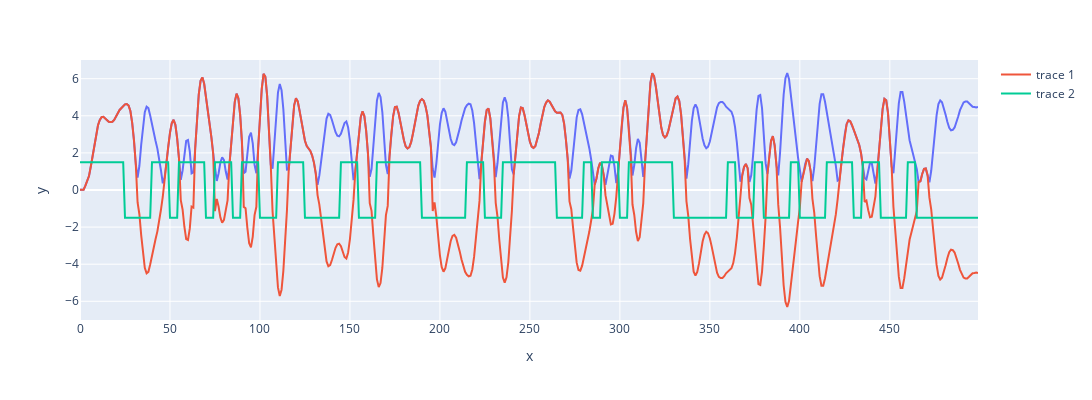

Here is the notebook cell this chart was saved with:
### Markdown cell above
# inicialização

### Code cell
import numpy as np
import pandas as pd
import sympy as sp
import scipy.io as sc 
from sympy import symbols, pprint
import matplotlib.pyplot as plt
import plotly.express as px
import os
import sys

sys.path.append("..")

from structureSelector import *
from methods.utils.utilities import *

def metrics(y, yest):
    residuo1 = y - yest
    mape = round(np.mean(np.abs(residuo1 / (y + np.finfo(np.float64).eps))) * 100, 3)
    print('RMSE:', np.sqrt(np.mean(np.square(residuo1))),'\nMSE:', np.mean(np.square(residuo1)), '\nAET:', np.sum(np.abs(residuo1)), '\nMAPE:', str(mape) + '%')
    #cc = np.corrcoef(y, yest)

mat_content1 = sc.loadmat("../data/DATAPRBS.MAT")

u1 = mat_content1['u2']
z1 = mat_content1['z2']

zc1 = z1.copy()
l1 = np.array([32, 56, 75, 91, 107, 132, 161, 196, 231, 272, 292, 307, 337, 372, 388, 407, 436, 452, 472])
l2 = np.array([47, 64, 83, 99, 116, 153, 172, 223, 241, 286, 299, 314, 368, 382, 401, 422, 443, 466, 500])

for i in range(l1.shape[0]):
    zc1[l1[i]: l2[i]] *= -1

t = np.arange(0, 500, 1)#np.arange(0, 10, 0.02)
fig=px.line(x=t, y=np.squeeze(z1), height=400, width=1300)
fig.add_scatter(x=t, y=np.squeeze(zc1), mode='lines')
fig.add_scatter(x=t, y=np.squeeze(u1), mode='lines')
fig.show()

### Figure 1 — Plotly figure (JSON) as saved in the notebook; plotly's stock layout.template omitted (floating-point values rounded to 4 significant figures; data arrays with more than 128 entries replaced by an {"elided": "..."} marker saying what was removed)
{"data": [{"hovertemplate": "x=%{x}<br>y=%{y}<extra></extra>", "legendgroup": "", "line": {"color": "#636efa", "dash": "solid"}, "marker": {"symbol": "circle"}, "mode": "lines", "name": "", "orientation": "v", "showlegend": false, "type": "scatter", "x": {"elided": "500 int values"}, "xaxis": "x", "y": {"elided": "500 float values"}, "yaxis": "y"}, {"mode": "lines", "type": "scatter", "x": {"elided": "500 int values"}, "y": {"elided": "500 float values"}}, {"mode": "lines", "type": "scatter", "x": {"elided": "500 int values"}, "y": {"elided": "500 float values"}}], "layout": {"height": 400, "legend": {"tracegroupgap": 0}, "margin": {"t": 60}, "width": 1300, "xaxis": {"anchor": "y", "domain": [0, 1], "title": {"text": "x"}}, "yaxis": {"anchor": "x", "domain": [0, 1], "title": {"text": "y"}}}}
